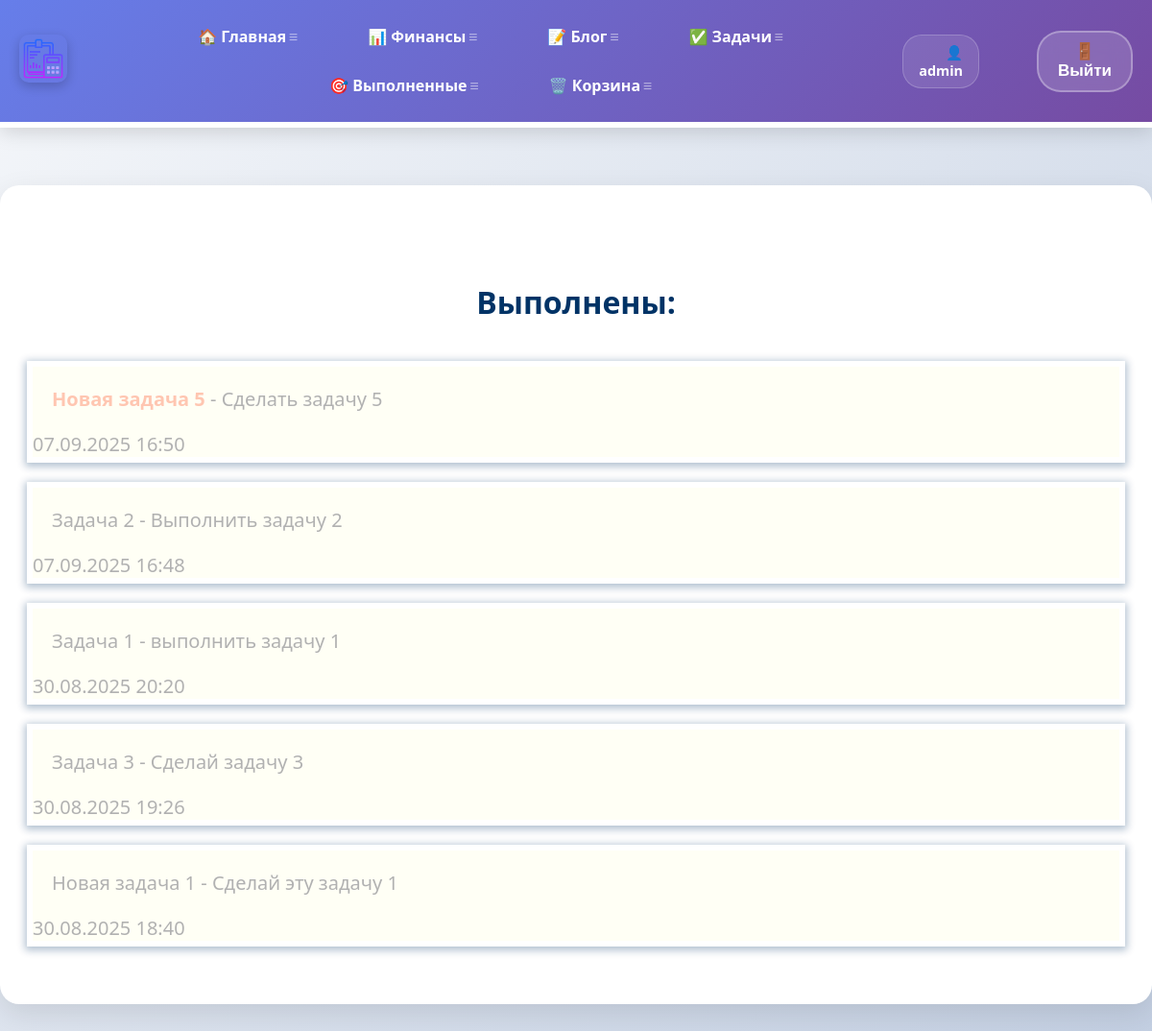
The page /todo/todo/completed (signed in) on the database its author committed.
### todo/models.py (models this page shows, shortened)
class Todo(models.Model):
    title = models.CharField(max_length=100)
    memo = models.TextField(blank=True)
    created = models.DateTimeField(auto_now_add=True)
    date_completed = models.DateTimeField(blank=True, null=True)
    important = models.BooleanField(default=False)
    user = models.ForeignKey(User, on_delete=models.CASCADE, blank=True, null=True)
    is_deleted = models.BooleanField(default=False)

### todo/views.py (the view)
# urls.py: path('todo/completed', views.completed_todos, name='completedtodos'),
@login_required
def completed_todos(request):
    todos = Todo.objects.filter(user=request.user, date_completed__isnull=False).order_by('-date_completed')
    return render(request, 'todo/completedtodos.html', {'todos': todos})

### todo/templates/todo/completedtodos.html (shortened to what this page needs)
{% extends 'skills/base.html' %}
{% block content %}
<h1>Выполнены:</h1>
<ul>
    {% for todo in todos %}
    <li class="element el">
        <a href="{% url 'viewtodo' todo.id %}">
            {% if todo.important %}
            <b>{{ todo.title }}</b>
            {% else %}
            {{ todo.title }}
            {% endif %}
            {% if todo.memo %}
                - {{ todo.memo }}
            {% endif %}
        </a>
        {{ todo.date_completed|date:"d.m.Y H:i" }}
    </li>
    {% endfor %}
</ul>
{% endblock %}

### skills/templates/skills/base.html (shortened to what this page needs)
<!DOCTYPE html>
{% load static %}
<html lang="ru">
<head>
    <link rel="stylesheet" href="{% static 'css/style3.css' %}">
    </head>
<body>
<div class="menu">
    <div class="wrap">
        <div class="menu_header">
            {% if user.is_authenticated %}
            <div class="logo">
                <a href="{% url 'index' %}">
                    <img src="{% static 'skills/logo.png' %}" alt="Логотип" class="image">
                </a>
            </div>
            <ul class="menu_total" id="mainMenu">
                <li><a href="{% url 'index' %}">🏠 Главная</a></li>
                <li><a href="{% url 'financial_analysis_page' %}">📊 Финансы</a></li>
                <li><a href="{% url 'blogs' %}">📝 Блог</a></li>
                <li><a href="{% url 'currenttodos' %}">✅ Задачи</a></li>
                <li><a href="{% url 'completedtodos' %}">🎯 Выполненные</a></li>
                <li><a href="{% url 'trashbin' %}">🗑️ Корзина</a></li>
            </ul>
            <ul class="menu_second">
                <li class="logo2">👤 {{ user.username }}</li>
                <li>
                    <form action="{% url 'logoutuser' %}" method="post">
                        <button class="top">🚪 Выйти</button>
                    </form>
                </li>
            </ul>
            {% endif %}
        </div>
    </div>
</div>
<div class="content">
    <div class="wrap">
        {% block content %}
        {% endblock %}
    </div>
</div>
</body>
</html>

### rows shown on the page
Todo: title "Новая задача 5", memo "Сделать задачу 5", date_completed "07.09.2025 16:50"
Todo: title "Задача 2", memo "Выполнить задачу 2", date_completed "07.09.2025 16:48"
Todo: title "Задача 1", memo "выполнить задачу 1", date_completed "30.08.2025 20:20"
Todo: title "Задача 3", memo "Сделай задачу 3", date_completed "30.08.2025 19:26"
Todo: title "Новая задача 1", memo "Сделай эту задачу 1", date_completed "30.08.2025 18:40"

### other values the page prints
{{ user.username }} "admin"
